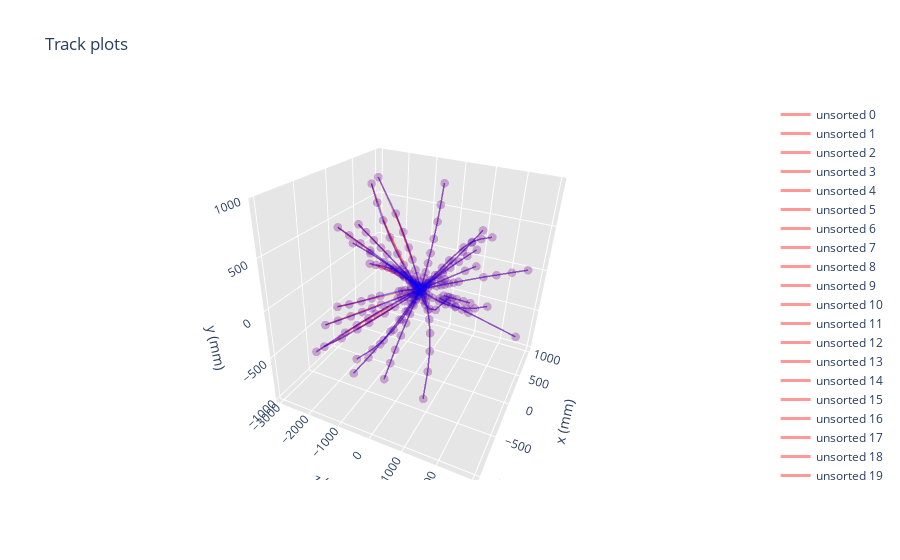

The cell this chart's notebook holds for it:
### Code cell
track_plot_list(tracks_l, n_tracks = 30, opacity = 0.4)

### Figure 1 — Plotly figure (JSON) as saved in the notebook; plotly's stock layout.template omitted (floating-point values rounded to 4 significant figures)
{"data": [{"line": {"color": "red", "width": 3}, "marker": {"color": "red", "opacity": 0.4, "size": 3}, "name": "unsorted 0", "opacity": 0.4, "type": "scatter3d", "x": [-18.55, -42.66, -67.78, -99.71, null, null, null, null, null, null, null, null, null, null, null, null, null, null, null, null], "y": [25.59, 59.3, 94.87, 140.8, null, null, null, null, null, null, null, null, null, null, null, null, null, null, null, null], "z": [-73.48, -169.4, -270.1, -399.4, null, null, null, null, null, null, null, null, null, null, null, null, null, null, null, null]}, {"line": {"color": "red", "width": 3}, "marker": {"color": "red", "opacity": 0.4, "size": 3}, "name": "unsorted 1", "opacity": 0.4, "type": "scatter3d", "x": [-20.32, -45.81, -74.4, -111.5, -171.3, -237.1, -336.2, -452.5, -594.5, null, null, null, null, null, null, null, null, null, null, null], "y": [24.67, 55.14, 88.7, 131.4, 198.0, 268.5, 369.5, 480.7, 607.6, null, null, null, null, null, null, null, null, null, null, null], "z": [-45.91, -102.6, -165.4, -246.1, -373.6, -512, -714.4, -944.4, -1214.0, null, null, null, null, null, null, null, null, null, null, null]}, {"line": {"color": "red", "width": 3}, "marker": {"color": "red", "opacity": 0.4, "size": 3}, "name": "unsorted 2", "opacity": 0.4, "type": "scatter3d", "x": [-24.59, -56.51, -92.25, -138.2, -216.3, -311.7, -448.2, -605.9, -773.5, -995.2, null, null, null, null, null, null, null, null, null, null], "y": [-20.41, -45.23, -70.98, -101.0, -144.8, -187.4, -231.3, -258.5, -262.9, -230.9, null, null, null, null, null, null, null, null, null, null], "z": [-13.98, -31.28, -50.02, -73.41, -111.4, -155.6, -216.2, -284.4, -357.6, -449.8, null, null, null, null, null, null, null, null, null, null]}, {"line": {"color": "red", "width": 3}, "marker": {"color": "red", "opacity": 0.4, "size": 3}, "name": "unsorted 3", "opacity": 0.4, "type": "scatter3d", "x": [15.42, 17.73, 20.33, 23.24, 26.0, 29.55, 32.71, 48.73, null, null, null, null, null, null, null, null, null, null, null, null], "y": [-52.98, -61.97, -72.8, -85.35, -97.91, -115.9, -134.0, -262.8, null, null, null, null, null, null, null, null, null, null, null, null], "z": [597.5, 697.5, 817.5, 957.5, 1098.0, 1298, 1498, 2946.0, null, null, null, null, null, null, null, null, null, null, null, null]}, {"line": {"color": "red", "width": 3}, "marker": {"color": "red", "opacity": 0.4, "size": 3}, "name": "unsorted 4", "opacity": 0.4, "type": "scatter3d", "x": [null, null, null, null, null, null, null, null, null, null, null, null, null, null, null, null, null, null, null, null], "y": [null, null, null, null, null, null, null, null, null, null, null, null, null, null, null, null, null, null, null, null], "z": [null, null, null, null, null, null, null, null, null, null, null, null, null, null, null, null, null, null, null, null]}, {"line": {"color": "red", "width": 3}, "marker": {"color": "red", "opacity": 0.4, "size": 3}, "name": "unsorted 5", "opacity": 0.4, "type": "scatter3d", "x": [-14.06, -31.3, -49.92, -72.21, -107.1, -143.5, -189.6, -237.0, -276.0, -316.1, null, null, null, null, null, null, null, null, null, null], "y": [-28.68, -64.73, -104.9, -154.8, -237.4, -330.9, -462.2, -617.9, -770.1, -967.3, null, null, null, null, null, null, null, null, null, null], "z": [-21.58, -48.19, -77.67, -114.2, -174.2, -240.6, -333.6, -442.6, -542, -683.2, null, null, null, null, null, null, null, null, null, null]}, {"line": {"color": "red", "width": 3}, "marker": {"color": "red", "opacity": 0.4, "size": 3}, "name": "unsorted 6", "opacity": 0.4, "type": "scatter3d", "x": [-27.42, -61.02, -98.83, -147.7, -548.0, -223.1, -313.6, -447.3, -823.3, -682.7, null, null, null, null, null, null, null, null, null, null], "y": [-17.24, -37.75, -60.15, -88.01, -274.8, -128.7, -173.9, -234.3, -365.2, -323.1, null, null, null, null, null, null, null, null, null, null], "z": [-64.56, -142.6, -229.8, -341.4, -1218.0, -511.4, -712, -1002.0, -1802.0, -1494.0, null, null, null, null, null, null, null, null, null, null]}, {"line": {"color": "red", "width": 3}, "marker": {"color": "red", "opacity": 0.4, "size": 3}, "name": "unsorted 7", "opacity": 0.4, "type": "scatter3d", "x": [-24.42, -55.57, -89.47, -134.4, -205.8, -289.1, -411.7, -551.1, -701.8, -889.1, null, null, null, null, null, null, null, null, null, null], "y": [-20.6, -46.09, -72.97, -107.3, -158.6, -213.9, -286.9, -359.1, -425.9, -493.8, null, null, null, null, null, null, null, null, null, null], "z": [-23.42, -52.56, -83.82, -124.8, -188.6, -261, -364.6, -478.4, -601.8, -748, null, null, null, null, null, null, null, null, null, null]}, {"line": {"color": "red", "width": 3}, "marker": {"color": "red", "opacity": 0.4, "size": 3}, "name": "unsorted 8", "opacity": 0.4, "type": "scatter3d", "x": [-26.76, -61.0, -95.49, -458.5, -394.2, -328.3, -205.6, -285.5, -613.1, null, null, null, null, null, null, null, null, null, null, null], "y": [-17.23, -40.42, -65.04, -423.7, -344.4, -271.4, -153.4, -227.7, -645.2, null, null, null, null, null, null, null, null, null, null, null], "z": [-91.4, -209.6, -330.9, -1796.0, -1504.0, -1224.0, -735.4, -1049.0, -2556.0, null, null, null, null, null, null, null, null, null, null, null]}, {"line": {"color": "red", "width": 3}, "marker": {"color": "red", "opacity": 0.4, "size": 3}, "name": "unsorted 9", "opacity": 0.4, "type": "scatter3d", "x": [-12.66, -26.61, -40.46, -55.55, -39.82, -71.43, -78.8, -69.98, 94.27, 13.31, null, null, null, null, null, null, null, null, null, null], "y": [29.41, 65.98, 107.7, 162.9, 630.2, 250.4, 353.1, 492.2, 906.1, 766.4, null, null, null, null, null, null, null, null, null, null], "z": [-60.22, -133.4, -216.0, -323.5, -1216.0, -491, -684.8, -948, -1806.0, -1494.0, null, null, null, null, null, null, null, null, null, null]}, {"line": {"color": "red", "width": 3}, "marker": {"color": "red", "opacity": 0.4, "size": 3}, "name": "unsorted 10", "opacity": 0.4, "type": "scatter3d", "x": [-28.17, null, null, null, null, null, null, null, null, null, null, null, null, null, null, null, null, null, null, null], "y": [15.11, null, null, null, null, null, null, null, null, null, null, null, null, null, null, null, null, null, null, null], "z": [-281.6, null, null, null, null, null, null, null, null, null, null, null, null, null, null, null, null, null, null, null]}, {"line": {"color": "red", "width": 3}, "marker": {"color": "red", "opacity": 0.4, "size": 3}, "name": "unsorted 11", "opacity": 0.4, "type": "scatter3d", "x": [-3.504, -2.544, 5.885, 27.64, 87.41, 190.8, 429.5, null, null, null, null, null, null, null, null, null, null, null, null, null], "y": [-31.29, -71.22, -116.3, -169.5, -244.7, -300.8, -252.0, null, null, null, null, null, null, null, null, null, null, null, null, null], "z": [26.02, 59.4, 97.55, 143.7, 219.4, 311.4, 504.5, null, null, null, null, null, null, null, null, null, null, null, null, null]}, {"line": {"color": "red", "width": 3}, "marker": {"color": "red", "opacity": 0.4, "size": 3}, "name": "unsorted 12", "opacity": 0.4, "type": "scatter3d", "x": [11.61, 24.36, 34.82, 42.99, 44.37, 30.49, -50.92, -131.2, -228.7, -357.6, null, null, null, null, null, null, null, null, null, null], "y": [29.3, 68.11, 110.9, 167.1, 257.8, 355.8, 547.5, 648.5, 730.9, 815.6, null, null, null, null, null, null, null, null, null, null], "z": [66.26, 153.0, 246.5, 366.8, 559.5, 767.5, 1216.0, 1498.0, 1798.0, 2156.0, null, null, null, null, null, null, null, null, null, null]}, {"line": {"color": "red", "width": 3}, "marker": {"color": "red", "opacity": 0.4, "size": 3}, "name": "unsorted 13", "opacity": 0.4, "type": "scatter3d", "x": [27.48, 32.11, 37.51, 42.87, 50.39, 57.89, null, null, null, null, null, null, null, null, null, null, null, null, null, null], "y": [-18.57, -21.8, -25.62, -29.48, -35.05, -40.67, null, null, null, null, null, null, null, null, null, null, null, null, null, null], "z": [697.5, 817.5, 957.5, 1098.0, 1298.0, 1498.0, null, null, null, null, null, null, null, null, null, null, null, null, null, null]}, {"line": {"color": "red", "width": 3}, "marker": {"color": "red", "opacity": 0.4, "size": 3}, "name": "unsorted 14", "opacity": 0.4, "type": "scatter3d", "x": [165.6, 31.44, 71.25, 116.1, 651.4, 559.2, 477.5, 404.4, 330.5, 254.4, 740.1, null, null, null, null, null, null, null, null, null], "y": [-15.45, -0.8595, -3.455, -8.047, -214.6, -160.8, -118.2, -85.19, -57.38, -34.66, -266.2, null, null, null, null, null, null, null, null, null], "z": [-602, -114.2, -258.6, -421.8, -2548.0, -2146.0, -1802.0, -1504.0, -1216.0, -929.2, -2944.0, null, null, null, null, null, null, null, null, null]}, {"line": {"color": "red", "width": 3}, "marker": {"color": "red", "opacity": 0.4, "size": 3}, "name": "unsorted 15", "opacity": 0.4, "type": "scatter3d", "x": [45.51, 41.13, 36.41, 31.98, 28.06, 11.47, 75.88, 70.58, 66.22, 61.45, null, null, null, null, null, null, null, null, null, null], "y": [149.4, 130.0, 110.7, 94.13, 80.36, 29.37, 406.0, 351.4, 295.7, 247.5, null, null, null, null, null, null, null, null, null, null], "z": [-1098, -958, -818, -697.5, -597.5, -222.9, -2954.0, -2548.0, -2148.0, -1798.0, null, null, null, null, null, null, null, null, null, null]}, {"line": {"color": "red", "width": 3}, "marker": {"color": "red", "opacity": 0.4, "size": 3}, "name": "unsorted 16", "opacity": 0.4, "type": "scatter3d", "x": [133.0, 113.4, 97.09, 26.38, 58.44, 486.1, 420.0, 353.8, 293.5, 244.4, null, null, null, null, null, null, null, null, null, null], "y": [90.17, 77.29, 66.48, 18.41, 40.44, 306.5, 266.9, 227.6, 191.3, 161.1, null, null, null, null, null, null, null, null, null, null], "z": [-822, -702, -602, -164.9, -363.8, -2946.0, -2552.0, -2152.0, -1796.0, -1496.0, null, null, null, null, null, null, null, null, null, null]}, {"line": {"color": "red", "width": 3}, "marker": {"color": "red", "opacity": 0.4, "size": 3}, "name": "unsorted 17", "opacity": 0.4, "type": "scatter3d", "x": [18.19, 39.22, 62.38, 89.08, 227.9, 126.9, 164.1, 201.1, 227.8, null, null, null, null, null, null, null, null, null, null, null], "y": [26.69, 59.3, 97.99, 146.9, 615.4, 227.2, 324.7, 455.1, 935.5, null, null, null, null, null, null, null, null, null, null, null], "z": [-59.25, -130.2, -212.9, -315.2, -1216.0, -477.6, -668.2, -916.4, -1802.0, null, null, null, null, null, null, null, null, null, null, null]}, {"line": {"color": "red", "width": 3}, "marker": {"color": "red", "opacity": 0.4, "size": 3}, "name": "unsorted 18", "opacity": 0.4, "type": "scatter3d", "x": [77.26, 69.88, 62.38, 20.74, 43.44, 4.016, 37.2, 67.1, 85.51, 92.69, null, null, null, null, null, null, null, null, null, null], "y": [-132.7, -111.5, -93.59, -24.3, -57.73, -483.1, -432.0, -369.5, -310.9, -256.8, null, null, null, null, null, null, null, null, null, null], "z": [-822, -702, -598, -168.5, -382.3, -2954.0, -2554.0, -2146.0, -1796.0, -1498.0, null, null, null, null, null, null, null, null, null, null]}, {"line": {"color": "red", "width": 3}, "marker": {"color": "red", "opacity": 0.4, "size": 3}, "name": "unsorted 19", "opacity": 0.4, "type": "scatter3d", "x": [14.77, 31.0, 46.41, 61.28, 74.95, 73.68, 43.59, -37.01, -179.5, -452.6, null, null, null, null, null, null, null, null, null, null], "y": [-28.96, -65.34, -106.8, -160.0, -253.1, -356.2, -497.1, -658.0, -803.8, -919.0, null, null, null, null, null, null, null, null, null, null], "z": [22.54, 50.36, 80.95, 118.6, 181.8, 251.6, 349.2, 472.4, 612.6, 828.0, null, null, null, null, null, null, null, null, null, null]}, {"line": {"color": "red", "width": 3}, "marker": {"color": "red", "opacity": 0.4, "size": 3}, "name": "unsorted 20", "opacity": 0.4, "type": "scatter3d", "x": [19.96, 46.67, 75.93, 116.3, 186.4, 260.1, 380.1, 533.0, 644.6, 831.6, null, null, null, null, null, null, null, null, null, null], "y": [-24.33, -54.94, -86.4, -126.5, -188.5, -244.9, -320.8, -393.7, -432.1, -476.7, null, null, null, null, null, null, null, null, null, null], "z": [48.16, 110.9, 177.2, 264.9, 409.6, 552.4, 770.8, 1031.0, 1214.0, 1506.0, null, null, null, null, null, null, null, null, null, null]}, {"line": {"color": "red", "width": 3}, "marker": {"color": "red", "opacity": 0.4, "size": 3}, "name": "unsorted 21", "opacity": 0.4, "type": "scatter3d", "x": [-22.47, null, null, null, null, null, null, null, null, null, null, null, null, null, null, null, null, null, null, null], "y": [22.09, null, null, null, null, null, null, null, null, null, null, null, null, null, null, null, null, null, null, null], "z": [54.69, null, null, null, null, null, null, null, null, null, null, null, null, null, null, null, null, null, null, null]}, {"line": {"color": "red", "width": 3}, "marker": {"color": "red", "opacity": 0.4, "size": 3}, "name": "unsorted 22", "opacity": 0.4, "type": "scatter3d", "x": [31.81, 70.83, 114.4, 170.7, 261.5, 360.0, 497.7, 656.0, 819.8, 1018.0, null, null, null, null, null, null, null, null, null, null], "y": [4.286, 9.388, 14.91, 21.73, 32.02, 42.25, 54.78, 66.84, 76.58, 84.54, null, null, null, null, null, null, null, null, null, null], "z": [23.21, 52.13, 84.41, 126.1, 193.4, 265.8, 367, 483.8, 601.8, 748, null, null, null, null, null, null, null, null, null, null]}, {"line": {"color": "red", "width": 3}, "marker": {"color": "red", "opacity": 0.4, "size": 3}, "name": "unsorted 23", "opacity": 0.4, "type": "scatter3d", "x": [30.91, 70.85, 112.6, 166.2, 254.0, 345.4, 481.8, 634.2, 774.6, 957.3, null, null, null, null, null, null, null, null, null, null], "y": [6.85, 16.11, 26.29, 40.11, 64.6, 92.43, 138.7, 197.0, 257.4, 345.7, null, null, null, null, null, null, null, null, null, null], "z": [27.97, 64.64, 103.1, 152.7, 234.2, 320.4, 449.8, 595.8, 737.2, 918, null, null, null, null, null, null, null, null, null, null]}, {"line": {"color": "red", "width": 3}, "marker": {"color": "red", "opacity": 0.4, "size": 3}, "name": "unsorted 24", "opacity": 0.4, "type": "scatter3d", "x": [0.6681, 4.661, 17.86, 24.65, 76.71, 113.7, null, null, null, null, null, null, null, null, null, null, null, null, null, null], "y": [31.95, 71.31, 136.0, 158.0, 267.3, 319.4, null, null, null, null, null, null, null, null, null, null, null, null, null, null], "z": [139.5, 311.6, 598, 698, 1218.0, 1496.0, null, null, null, null, null, null, null, null, null, null, null, null, null, null]}, {"line": {"color": "red", "width": 3}, "marker": {"color": "red", "opacity": 0.4, "size": 3}, "name": "unsorted 25", "opacity": 0.4, "type": "scatter3d", "x": [17.81, 39.45, 63.73, 92.46, 136.7, 182.1, 240.5, 299.4, 346.4, 390.5, null, null, null, null, null, null, null, null, null, null], "y": [26.32, 59.16, 97.41, 144.9, 222.9, 310.8, 438.6, 592.9, 746.4, 940.5, null, null, null, null, null, null, null, null, null, null], "z": [1.616, 4.034, 6.827, 10.22, 16.2, 22.2, 30.6, 41.4, 48.6, 65.2, null, null, null, null, null, null, null, null, null, null]}, {"line": {"color": "red", "width": 3}, "marker": {"color": "red", "opacity": 0.4, "size": 3}, "name": "unsorted 26", "opacity": 0.4, "type": "scatter3d", "x": [-28.12, -22.72, -3.885, -10.4, -247.3, -200.4, -154.3, -116.4, -86.73, -62.73, null, null, null, null, null, null, null, null, null, null], "y": [-150.7, -129.5, -31.77, -72.04, -575.8, -508.2, -437.7, -372.0, -313.0, -257.1, null, null, null, null, null, null, null, null, null, null], "z": [-702, -602, -147.1, -333.6, -2946.0, -2554.0, -2154.0, -1798.0, -1496.0, -1216.0, null, null, null, null, null, null, null, null, null, null]}, {"line": {"color": "red", "width": 3}, "marker": {"color": "red", "opacity": 0.4, "size": 3}, "name": "unsorted 27", "opacity": 0.4, "type": "scatter3d", "x": [8.795, 17.28, 20.94, 23.4, 26.01, 28.49, 30.49, 33.62, 32.48, 31.3, 31.61, null, null, null, null, null, null, null, null, null], "y": [31.49, 69.21, 89.04, 104.0, 122.1, 143.3, 164.7, 269.7, 320.6, 378.7, 435.9, null, null, null, null, null, null, null, null, null], "z": [214.5, 469.4, 602.5, 702, 822, 962, 1102, 1796.0, 2146.0, 2546.0, 2952.0, null, null, null, null, null, null, null, null, null]}, {"line": {"color": "red", "width": 3}, "marker": {"color": "red", "opacity": 0.4, "size": 3}, "name": "unsorted 28", "opacity": 0.4, "type": "scatter3d", "x": [null, null, null, null, null, null, null, null, null, null, null, null, null, null, null, null, null, null, null, null], "y": [null, null, null, null, null, null, null, null, null, null, null, null, null, null, null, null, null, null, null, null], "z": [null, null, null, null, null, null, null, null, null, null, null, null, null, null, null, null, null, null, null, null]}, {"line": {"color": "red", "width": 3}, "marker": {"color": "red", "opacity": 0.4, "size": 3}, "name": "unsorted 29", "opacity": 0.4, "type": "scatter3d", "x": [-16.77, null, null, null, null, null, null, null, null, null, null, null, null, null, null, null, null, null, null, null], "y": [27.17, null, null, null, null, null, null, null, null, null, null, null, null, null, null, null, null, null, null, null], "z": [61.81, null, null, null, null, null, null, null, null, null, null, null, null, null, null, null, null, null, null, null]}, {"line": {"color": "blue", "width": 3}, "marker": {"color": "blue", "opacity": 0.4, "size": 3}, "name": "sorted 0", "opacity": 0.4, "type": "scatter3d", "x": [-18.55, -42.66, -67.78, -99.71, null, null, null, null, null, null, null, null, null, null, null, null, null, null, null, null], "y": [25.59, 59.3, 94.87, 140.8, null, null, null, null, null, null, null, null, null, null, null, null, null, null, null, null], "z": [-73.48, -169.4, -270.1, -399.4, null, null, null, null, null, null, null, null, null, null, null, null, null, null, null, null]}, {"line": {"color": "blue", "width": 3}, "marker": {"color": "blue", "opacity": 0.4, "size": 3}, "name": "sorted 1", "opacity": 0.4, "type": "scatter3d", "x": [-20.32, -45.81, -74.4, -111.5, -171.3, -237.1, -336.2, -452.5, -594.5, null, null, null, null, null, null, null, null, null, null, null], "y": [24.67, 55.14, 88.7, 131.4, 198.0, 268.5, 369.5, 480.7, 607.6, null, null, null, null, null, null, null, null, null, null, null], "z": [-45.91, -102.6, -165.4, -246.1, -373.6, -512, -714.4, -944.4, -1214.0, null, null, null, null, null, null, null, null, null, null, null]}, {"line": {"color": "blue", "width": 3}, "marker": {"color": "blue", "opacity": 0.4, "size": 3}, "name": "sorted 2", "opacity": 0.4, "type": "scatter3d", "x": [-24.59, -56.51, -92.25, -138.2, -216.3, -311.7, -448.2, -605.9, -773.5, -995.2, null, null, null, null, null, null, null, null, null, null], "y": [-20.41, -45.23, -70.98, -101.0, -144.8, -187.4, -231.3, -258.5, -262.9, -230.9, null, null, null, null, null, null, null, null, null, null], "z": [-13.98, -31.28, -50.02, -73.41, -111.4, -155.6, -216.2, -284.4, -357.6, -449.8, null, null, null, null, null, null, null, null, null, null]}, {"line": {"color": "blue", "width": 3}, "marker": {"color": "blue", "opacity": 0.4, "size": 3}, "name": "sorted 3", "opacity": 0.4, "type": "scatter3d", "x": [15.42, 17.73, 20.33, 23.24, 26.0, 29.55, 32.71, 48.73, null, null, null, null, null, null, null, null, null, null, null, null], "y": [-52.98, -61.97, -72.8, -85.35, -97.91, -115.9, -134.0, -262.8, null, null, null, null, null, null, null, null, null, null, null, null], "z": [597.5, 697.5, 817.5, 957.5, 1098.0, 1298, 1498, 2946.0, null, null, null, null, null, null, null, null, null, null, null, null]}, {"line": {"color": "blue", "width": 3}, "marker": {"color": "blue", "opacity": 0.4, "size": 3}, "name": "sorted 4", "opacity": 0.4, "type": "scatter3d", "x": [null, null, null, null, null, null, null, null, null, null, null, null, null, null, null, null, null, null, null, null], "y": [null, null, null, null, null, null, null, null, null, null, null, null, null, null, null, null, null, null, null, null], "z": [null, null, null, null, null, null, null, null, null, null, null, null, null, null, null, null, null, null, null, null]}, {"line": {"color": "blue", "width": 3}, "marker": {"color": "blue", "opacity": 0.4, "size": 3}, "name": "sorted 5", "opacity": 0.4, "type": "scatter3d", "x": [-14.06, -31.3, -49.92, -72.21, -107.1, -143.5, -189.6, -237.0, -276.0, -316.1, null, null, null, null, null, null, null, null, null, null], "y": [-28.68, -64.73, -104.9, -154.8, -237.4, -330.9, -462.2, -617.9, -770.1, -967.3, null, null, null, null, null, null, null, null, null, null], "z": [-21.58, -48.19, -77.67, -114.2, -174.2, -240.6, -333.6, -442.6, -542, -683.2, null, null, null, null, null, null, null, null, null, null]}, {"line": {"color": "blue", "width": 3}, "marker": {"color": "blue", "opacity": 0.4, "size": 3}, "name": "sorted 6", "opacity": 0.4, "type": "scatter3d", "x": [-27.42, -61.02, -98.83, -147.7, -223.1, -313.6, -447.3, -548.0, -682.7, -823.3, null, null, null, null, null, null, null, null, null, null], "y": [-17.24, -37.75, -60.15, -88.01, -128.7, -173.9, -234.3, -274.8, -323.1, -365.2, null, null, null, null, null, null, null, null, null, null], "z": [-64.56, -142.6, -229.8, -341.4, -511.4, -712, -1002.0, -1218.0, -1494.0, -1802.0, null, null, null, null, null, null, null, null, null, null]}, {"line": {"color": "blue", "width": 3}, "marker": {"color": "blue", "opacity": 0.4, "size": 3}, "name": "sorted 7", "opacity": 0.4, "type": "scatter3d", "x": [-24.42, -55.57, -89.47, -134.4, -205.8, -289.1, -411.7, -551.1, -701.8, -889.1, null, null, null, null, null, null, null, null, null, null], "y": [-20.6, -46.09, -72.97, -107.3, -158.6, -213.9, -286.9, -359.1, -425.9, -493.8, null, null, null, null, null, null, null, null, null, null], "z": [-23.42, -52.56, -83.82, -124.8, -188.6, -261, -364.6, -478.4, -601.8, -748, null, null, null, null, null, null, null, null, null, null]}, {"line": {"color": "blue", "width": 3}, "marker": {"color": "blue", "opacity": 0.4, "size": 3}, "name": "sorted 8", "opacity": 0.4, "type": "scatter3d", "x": [-26.76, -61.0, -95.49, -205.6, -285.5, -328.3, -394.2, -458.5, -613.1, null, null, null, null, null, null, null, null, null, null, null], "y": [-17.23, -40.42, -65.04, -153.4, -227.7, -271.4, -344.4, -423.7, -645.2, null, null, null, null, null, null, null, null, null, null, null], "z": [-91.4, -209.6, -330.9, -735.4, -1049.0, -1224.0, -1504.0, -1796.0, -2556.0, null, null, null, null, null, null, null, null, null, null, null]}, {"line": {"color": "blue", "width": 3}, "marker": {"color": "blue", "opacity": 0.4, "size": 3}, "name": "sorted 9", "opacity": 0.4, "type": "scatter3d", "x": [-12.66, -26.61, -40.46, -55.55, -71.43, -78.8, -69.98, -39.82, 13.31, 94.27, null, null, null, null, null, null, null, null, null, null], "y": [29.41, 65.98, 107.7, 162.9, 250.4, 353.1, 492.2, 630.2, 766.4, 906.1, null, null, null, null, null, null, null, null, null, null], "z": [-60.22, -133.4, -216.0, -323.5, -491, -684.8, -948, -1216.0, -1494.0, -1806.0, null, null, null, null, null, null, null, null, null, null]}, {"line": {"color": "blue", "width": 3}, "marker": {"color": "blue", "opacity": 0.4, "size": 3}, "name": "sorted 10", "opacity": 0.4, "type": "scatter3d", "x": [-28.17, null, null, null, null, null, null, null, null, null, null, null, null, null, null, null, null, null, null, null], "y": [15.11, null, null, null, null, null, null, null, null, null, null, null, null, null, null, null, null, null, null, null], "z": [-281.6, null, null, null, null, null, null, null, null, null, null, null, null, null, null, null, null, null, null, null]}, {"line": {"color": "blue", "width": 3}, "marker": {"color": "blue", "opacity": 0.4, "size": 3}, "name": "sorted 11", "opacity": 0.4, "type": "scatter3d", "x": [-3.504, -2.544, 5.885, 27.64, 87.41, 190.8, 429.5, null, null, null, null, null, null, null, null, null, null, null, null, null], "y": [-31.29, -71.22, -116.3, -169.5, -244.7, -300.8, -252.0, null, null, null, null, null, null, null, null, null, null, null, null, null], "z": [26.02, 59.4, 97.55, 143.7, 219.4, 311.4, 504.5, null, null, null, null, null, null, null, null, null, null, null, null, null]}, {"line": {"color": "blue", "width": 3}, "marker": {"color": "blue", "opacity": 0.4, "size": 3}, "name": "sorted 12", "opacity": 0.4, "type": "scatter3d", "x": [11.61, 24.36, 34.82, 42.99, 44.37, 30.49, -50.92, -131.2, -228.7, -357.6, null, null, null, null, null, null, null, null, null, null], "y": [29.3, 68.11, 110.9, 167.1, 257.8, 355.8, 547.5, 648.5, 730.9, 815.6, null, null, null, null, null, null, null, null, null, null], "z": [66.26, 153.0, 246.5, 366.8, 559.5, 767.5, 1216.0, 1498.0, 1798.0, 2156.0, null, null, null, null, null, null, null, null, null, null]}, {"line": {"color": "blue", "width": 3}, "marker": {"color": "blue", "opacity": 0.4, "size": 3}, "name": "sorted 13", "opacity": 0.4, "type": "scatter3d", "x": [27.48, 32.11, 37.51, 42.87, 50.39, 57.89, null, null, null, null, null, null, null, null, null, null, null, null, null, null], "y": [-18.57, -21.8, -25.62, -29.48, -35.05, -40.67, null, null, null, null, null, null, null, null, null, null, null, null, null, null], "z": [697.5, 817.5, 957.5, 1098.0, 1298.0, 1498.0, null, null, null, null, null, null, null, null, null, null, null, null, null, null]}, {"line": {"color": "blue", "width": 3}, "marker": {"color": "blue", "opacity": 0.4, "size": 3}, "name": "sorted 14", "opacity": 0.4, "type": "scatter3d", "x": [31.44, 71.25, 116.1, 165.6, 254.4, 330.5, 404.4, 477.5, 559.2, 651.4, 740.1, null, null, null, null, null, null, null, null, null], "y": [-0.8595, -3.455, -8.047, -15.45, -34.66, -57.38, -85.19, -118.2, -160.8, -214.6, -266.2, null, null, null, null, null, null, null, null, null], "z": [-114.2, -258.6, -421.8, -602, -929.2, -1216.0, -1504.0, -1802.0, -2146.0, -2548.0, -2944.0, null, null, null, null, null, null, null, null, null]}, {"line": {"color": "blue", "width": 3}, "marker": {"color": "blue", "opacity": 0.4, "size": 3}, "name": "sorted 15", "opacity": 0.4, "type": "scatter3d", "x": [11.47, 28.06, 31.98, 36.41, 41.13, 45.51, 61.45, 66.22, 70.58, 75.88, null, null, null, null, null, null, null, null, null, null], "y": [29.37, 80.36, 94.13, 110.7, 130.0, 149.4, 247.5, 295.7, 351.4, 406.0, null, null, null, null, null, null, null, null, null, null], "z": [-222.9, -597.5, -697.5, -818, -958, -1098, -1798.0, -2148.0, -2548.0, -2954.0, null, null, null, null, null, null, null, null, null, null]}, {"line": {"color": "blue", "width": 3}, "marker": {"color": "blue", "opacity": 0.4, "size": 3}, "name": "sorted 16", "opacity": 0.4, "type": "scatter3d", "x": [26.38, 58.44, 97.09, 113.4, 133.0, 244.4, 293.5, 353.8, 420.0, 486.1, null, null, null, null, null, null, null, null, null, null], "y": [18.41, 40.44, 66.48, 77.29, 90.17, 161.1, 191.3, 227.6, 266.9, 306.5, null, null, null, null, null, null, null, null, null, null], "z": [-164.9, -363.8, -602, -702, -822, -1496.0, -1796.0, -2152.0, -2552.0, -2946.0, null, null, null, null, null, null, null, null, null, null]}, {"line": {"color": "blue", "width": 3}, "marker": {"color": "blue", "opacity": 0.4, "size": 3}, "name": "sorted 17", "opacity": 0.4, "type": "scatter3d", "x": [18.19, 39.22, 62.38, 89.08, 126.9, 164.1, 201.1, 227.9, 227.8, null, null, null, null, null, null, null, null, null, null, null], "y": [26.69, 59.3, 97.99, 146.9, 227.2, 324.7, 455.1, 615.4, 935.5, null, null, null, null, null, null, null, null, null, null, null], "z": [-59.25, -130.2, -212.9, -315.2, -477.6, -668.2, -916.4, -1216.0, -1802.0, null, null, null, null, null, null, null, null, null, null, null]}, {"line": {"color": "blue", "width": 3}, "marker": {"color": "blue", "opacity": 0.4, "size": 3}, "name": "sorted 18", "opacity": 0.4, "type": "scatter3d", "x": [20.74, 43.44, 62.38, 69.88, 77.26, 92.69, 85.51, 67.1, 37.2, 4.016, null, null, null, null, null, null, null, null, null, null], "y": [-24.3, -57.73, -93.59, -111.5, -132.7, -256.8, -310.9, -369.5, -432.0, -483.1, null, null, null, null, null, null, null, null, null, null], "z": [-168.5, -382.3, -598, -702, -822, -1498.0, -1796.0, -2146.0, -2554.0, -2954.0, null, null, null, null, null, null, null, null, null, null]}, {"line": {"color": "blue", "width": 3}, "marker": {"color": "blue", "opacity": 0.4, "size": 3}, "name": "sorted 19", "opacity": 0.4, "type": "scatter3d", "x": [14.77, 31.0, 46.41, 61.28, 74.95, 73.68, 43.59, -37.01, -179.5, -452.6, null, null, null, null, null, null, null, null, null, null], "y": [-28.96, -65.34, -106.8, -160.0, -253.1, -356.2, -497.1, -658.0, -803.8, -919.0, null, null, null, null, null, null, null, null, null, null], "z": [22.54, 50.36, 80.95, 118.6, 181.8, 251.6, 349.2, 472.4, 612.6, 828.0, null, null, null, null, null, null, null, null, null, null]}, {"line": {"color": "blue", "width": 3}, "marker": {"color": "blue", "opacity": 0.4, "size": 3}, "name": "sorted 20", "opacity": 0.4, "type": "scatter3d", "x": [19.96, 46.67, 75.93, 116.3, 186.4, 260.1, 380.1, 533.0, 644.6, 831.6, null, null, null, null, null, null, null, null, null, null], "y": [-24.33, -54.94, -86.4, -126.5, -188.5, -244.9, -320.8, -393.7, -432.1, -476.7, null, null, null, null, null, null, null, null, null, null], "z": [48.16, 110.9, 177.2, 264.9, 409.6, 552.4, 770.8, 1031.0, 1214.0, 1506.0, null, null, null, null, null, null, null, null, null, null]}, {"line": {"color": "blue", "width": 3}, "marker": {"color": "blue", "opacity": 0.4, "size": 3}, "name": "sorted 21", "opacity": 0.4, "type": "scatter3d", "x": [-22.47, null, null, null, null, null, null, null, null, null, null, null, null, null, null, null, null, null, null, null], "y": [22.09, null, null, null, null, null, null, null, null, null, null, null, null, null, null, null, null, null, null, null], "z": [54.69, null, null, null, null, null, null, null, null, null, null, null, null, null, null, null, null, null, null, null]}, {"line": {"color": "blue", "width": 3}, "marker": {"color": "blue", "opacity": 0.4, "size": 3}, "name": "sorted 22", "opacity": 0.4, "type": "scatter3d", "x": [31.81, 70.83, 114.4, 170.7, 261.5, 360.0, 497.7, 656.0, 819.8, 1018.0, null, null, null, null, null, null, null, null, null, null], "y": [4.286, 9.388, 14.91, 21.73, 32.02, 42.25, 54.78, 66.84, 76.58, 84.54, null, null, null, null, null, null, null, null, null, null], "z": [23.21, 52.13, 84.41, 126.1, 193.4, 265.8, 367, 483.8, 601.8, 748, null, null, null, null, null, null, null, null, null, null]}, {"line": {"color": "blue", "width": 3}, "marker": {"color": "blue", "opacity": 0.4, "size": 3}, "name": "sorted 23", "opacity": 0.4, "type": "scatter3d", "x": [30.91, 70.85, 112.6, 166.2, 254.0, 345.4, 481.8, 634.2, 774.6, 957.3, null, null, null, null, null, null, null, null, null, null], "y": [6.85, 16.11, 26.29, 40.11, 64.6, 92.43, 138.7, 197.0, 257.4, 345.7, null, null, null, null, null, null, null, null, null, null], "z": [27.97, 64.64, 103.1, 152.7, 234.2, 320.4, 449.8, 595.8, 737.2, 918, null, null, null, null, null, null, null, null, null, null]}, {"line": {"color": "blue", "width": 3}, "marker": {"color": "blue", "opacity": 0.4, "size": 3}, "name": "sorted 24", "opacity": 0.4, "type": "scatter3d", "x": [0.6681, 4.661, 17.86, 24.65, 76.71, 113.7, null, null, null, null, null, null, null, null, null, null, null, null, null, null], "y": [31.95, 71.31, 136.0, 158.0, 267.3, 319.4, null, null, null, null, null, null, null, null, null, null, null, null, null, null], "z": [139.5, 311.6, 598, 698, 1218.0, 1496.0, null, null, null, null, null, null, null, null, null, null, null, null, null, null]}, {"line": {"color": "blue", "width": 3}, "marker": {"color": "blue", "opacity": 0.4, "size": 3}, "name": "sorted 25", "opacity": 0.4, "type": "scatter3d", "x": [17.81, 39.45, 63.73, 92.46, 136.7, 182.1, 240.5, 299.4, 346.4, 390.5, null, null, null, null, null, null, null, null, null, null], "y": [26.32, 59.16, 97.41, 144.9, 222.9, 310.8, 438.6, 592.9, 746.4, 940.5, null, null, null, null, null, null, null, null, null, null], "z": [1.616, 4.034, 6.827, 10.22, 16.2, 22.2, 30.6, 41.4, 48.6, 65.2, null, null, null, null, null, null, null, null, null, null]}, {"line": {"color": "blue", "width": 3}, "marker": {"color": "blue", "opacity": 0.4, "size": 3}, "name": "sorted 26", "opacity": 0.4, "type": "scatter3d", "x": [-3.885, -10.4, -22.72, -28.12, -62.73, -86.73, -116.4, -154.3, -200.4, -247.3, null, null, null, null, null, null, null, null, null, null], "y": [-31.77, -72.04, -129.5, -150.7, -257.1, -313.0, -372.0, -437.7, -508.2, -575.8, null, null, null, null, null, null, null, null, null, null], "z": [-147.1, -333.6, -602, -702, -1216.0, -1496.0, -1798.0, -2154.0, -2554.0, -2946.0, null, null, null, null, null, null, null, null, null, null]}, {"line": {"color": "blue", "width": 3}, "marker": {"color": "blue", "opacity": 0.4, "size": 3}, "name": "sorted 27", "opacity": 0.4, "type": "scatter3d", "x": [8.795, 17.28, 20.94, 23.4, 26.01, 28.49, 30.49, 33.62, 32.48, 31.3, 31.61, null, null, null, null, null, null, null, null, null], "y": [31.49, 69.21, 89.04, 104.0, 122.1, 143.3, 164.7, 269.7, 320.6, 378.7, 435.9, null, null, null, null, null, null, null, null, null], "z": [214.5, 469.4, 602.5, 702, 822, 962, 1102, 1796.0, 2146.0, 2546.0, 2952.0, null, null, null, null, null, null, null, null, null]}, {"line": {"color": "blue", "width": 3}, "marker": {"color": "blue", "opacity": 0.4, "size": 3}, "name": "sorted 28", "opacity": 0.4, "type": "scatter3d", "x": [null, null, null, null, null, null, null, null, null, null, null, null, null, null, null, null, null, null, null, null], "y": [null, null, null, null, null, null, null, null, null, null, null, null, null, null, null, null, null, null, null, null], "z": [null, null, null, null, null, null, null, null, null, null, null, null, null, null, null, null, null, null, null, null]}, {"line": {"color": "blue", "width": 3}, "marker": {"color": "blue", "opacity": 0.4, "size": 3}, "name": "sorted 29", "opacity": 0.4, "type": "scatter3d", "x": [-16.77, null, null, null, null, null, null, null, null, null, null, null, null, null, null, null, null, null, null, null], "y": [27.17, null, null, null, null, null, null, null, null, null, null, null, null, null, null, null, null, null, null, null], "z": [61.81, null, null, null, null, null, null, null, null, null, null, null, null, null, null, null, null, null, null, null]}], "layout": {"autosize": true, "scene": {"aspectmode": "manual", "aspectratio": {"x": 1, "y": 1, "z": 1}, "camera": {"eye": {"x": -1.743, "y": 1.071, "z": 0.71}, "up": {"x": 1, "y": 1, "z": -0.5}}, "xaxis": {"backgroundcolor": "rgb(230, 230,230)", "gridcolor": "rgb(255, 255, 255)", "showbackground": true, "title": {"text": "x (mm)"}, "zerolinecolor": "rgb(255, 255, 255)"}, "yaxis": {"backgroundcolor": "rgb(230, 230,230)", "gridcolor": "rgb(255, 255, 255)", "showbackground": true, "title": {"text": "y (mm)"}, "zerolinecolor": "rgb(255, 255, 255)"}, "zaxis": {"backgroundcolor": "rgb(230, 230,230)", "gridcolor": "rgb(255, 255, 255)", "showbackground": true, "title": {"text": "z (mm)"}, "zerolinecolor": "rgb(255, 255, 255)"}}, "title": {"text": "Track plots"}}}
